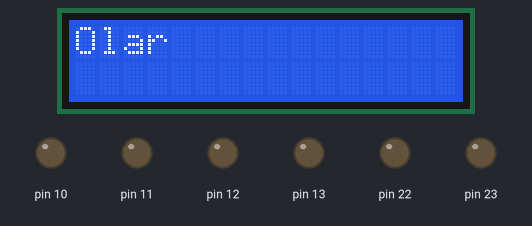
Simulated run of this sketch. Board: Arduino Uno, built with avr-gcc and run on an emulated ATmega328P. Parts: 16×2 character LCD, output pins drawn as LEDs (lit = HIGH). Wiring (inferred from the names in the program): character LCD (HD44780): RS pin 8; E pin 9; data pin 0, pin 1, pin 2, pin 3, pin 4, pin 5, pin 6, pin 7. Pins used as bus, display or sensor lines are not drawn.

Above: at 0.18 s.
At 4.73 s:
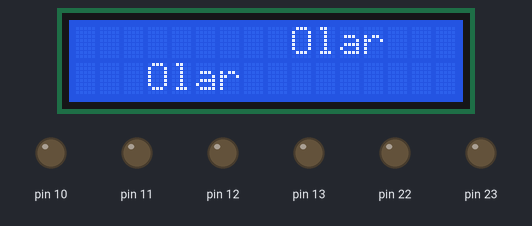
At 9.9 s:
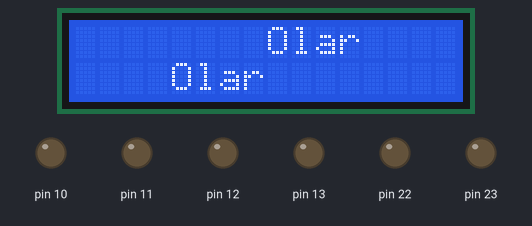
At 19.94 s:
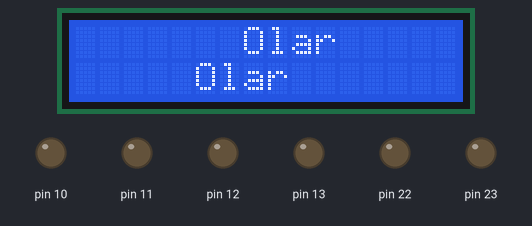
At 29.68 s:
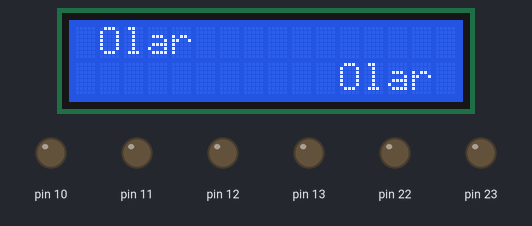
At 39.72 s:
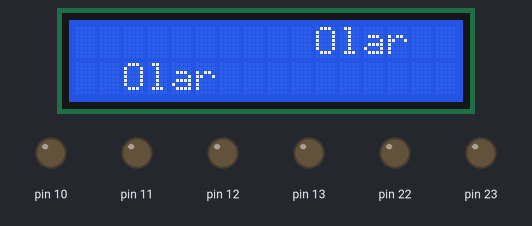

The sketch:

lcd_4bits.ino
```cpp
#define F_CPU 16000000UL

#include <avr/io.h>
#include <util/delay.h>
#include <avr/interrupt.h>
#include <avr/pgmspace.h>

#define set_bit(Y,bit_x) (Y|=(1<<bit_x))
#define clr_bit(Y,bit_x) (Y&=~(1<<bit_x))
#define tst_bit(Y,bit_x) (Y&(1<<bit_x))
#define cpl_bit(Y,bit_x) (Y^=(1<<bit_x))

#define DADOS_LCD PORTD
#define nibble_dados 1

#define CONTR_LCD PORTB
#define RS PB0
#define E PB1

#define tam_vector 5
#define conv_ascii 48

#define pulso_enable() _delay_us(1); set_bit(CONTR_LCD, E); _delay_us(1); clr_bit(CONTR_LCD, E); _delay_us(45);

void cmd_LCD (unsigned char c, char cd) {
  if (cd == 0) {
    clr_bit(CONTR_LCD, RS);
  }
  else {
    set_bit(CONTR_LCD, RS);
  }

  #if (nibble_dados)
    DADOS_LCD = (DADOS_LCD & 0x0F) | (0xF0 & c);
  #else
    DADOS_LCD = (DADOS_LCD & 0xF0) | (c >> 4);
  #endif

  pulso_enable();

  #if (nibble_dados)
    DADOS_LCD = (DADOS_LCD & 0x0F) | (0xF0 & (c << 4));
  #else
    DADOS_LCD = (DADOS_LCD & 0xF0) | (0x0F & c);
  #endif

  pulso_enable();

  if ((cd == 0) && (c < 4)) {
    _delay_ms(2);
  }
}

void init_LCD_4bits () {
  clr_bit(CONTR_LCD, RS);
  clr_bit(CONTR_LCD, E);

  _delay_ms(20);

  #if (nibble_dados)
    DADOS_LCD = (DADOS_LCD & 0x0F) | 0x30;
  #else
    DADOS_LCD = (DADOS_LCD & 0xF0) | 0x03;
  #endif

  pulso_enable();
  _delay_ms(5);
  pulso_enable();
  _delay_us(200);
  pulso_enable();

  #if (nibble_dados)
    DADOS_LCD = (DADOS_LCD & 0x0F) | 0x20;
  #else
    DADOS_LCD = (DADOS_LCD & 0xF0) | 0x02;
  #endif

  pulso_enable();
  cmd_LCD(0x28, 0);

  cmd_LCD(0x08, 0);
  cmd_LCD(0x01, 0);
  cmd_LCD(0x0c, 0);
  cmd_LCD(0x80, 0);
}

void escreve_LCD (char *c) {
  for (; *c != 0; c++) {
    cmd_LCD(*c, 1);
  }
}

void escreve_LCD_Flash (const char *c) {
  for (; pgm_read_byte(&(*c)) != 0; c++) {
    cmd_LCD(pgm_read_byte(&(*c)), 1);
  }
}

const char a[] = "Olar";
//const int line = 16;

int main( ) {
  unsigned char i;
  int line = 16 - strlen(a) + 1;

  DDRB = 0xFF;
  DDRD = 0xFF;

  init_LCD_4bits();
//  escreve_LCD(" INTERFACE DE");
//  cmd_LCD(0xc0, 0);
//  escreve_LCD_Flash(msg);

  int count = 0;
  int back = 0, second = 0;

  while(1){
    cmd_LCD(0x01, 0);

    if(back) cmd_LCD(0xC0, 0);
    else cmd_LCD(0x80, 0);
    for(int i = 0; i < count; i++){
      cmd_LCD(0x14, 0);
    }

    escreve_LCD(a);

    if (second) {
      if(back) cmd_LCD(0x80, 0);
      else cmd_LCD(0xC0, 0);
      for(int i = line - 1; i > count; i--){
        cmd_LCD(0x14, 0);
      }

      escreve_LCD(a);
    }

    count++;
    if (count >= line) {
      count = 1;
      back = !back;
      second = 1;
    }

    _delay_ms(300);
  }
}
```
